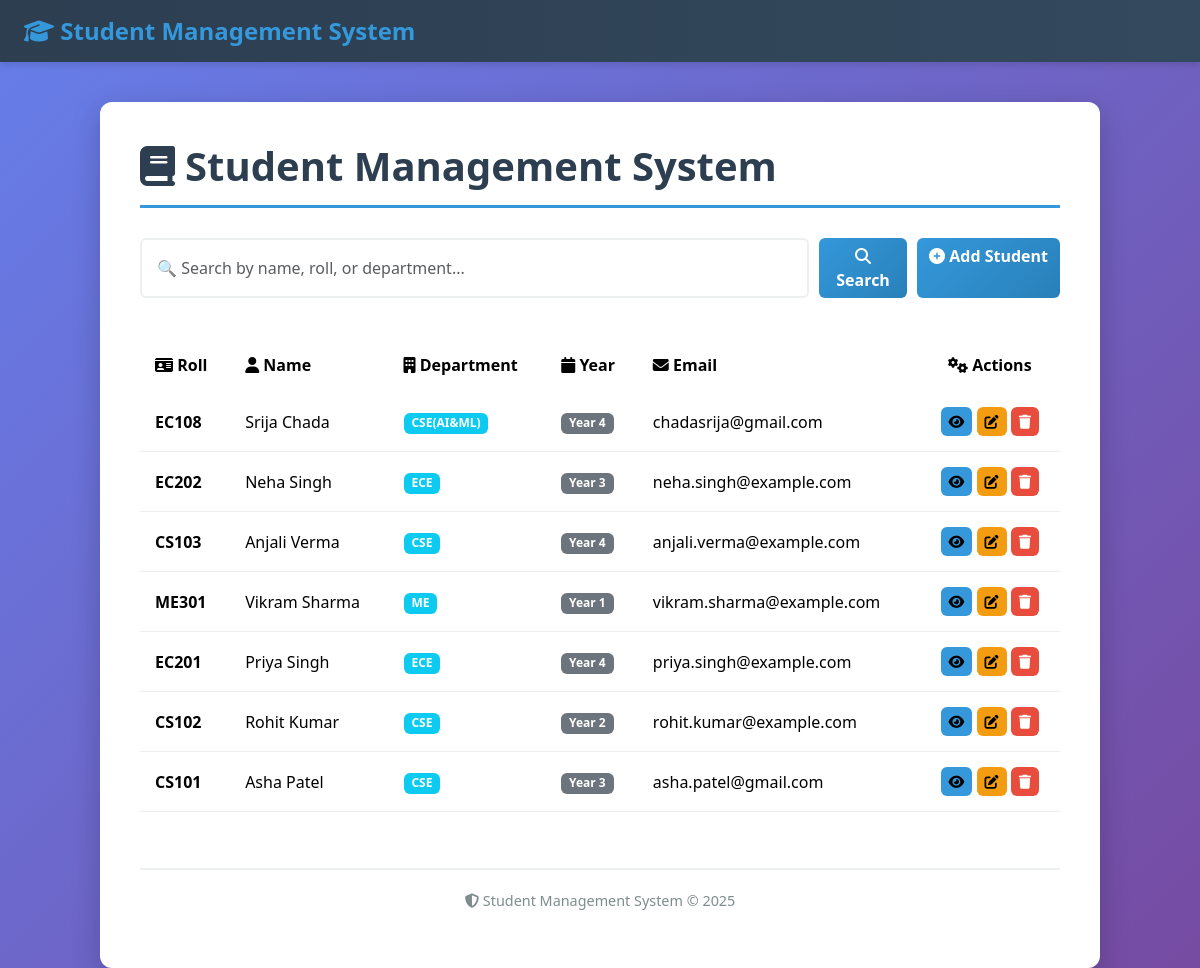
The page / on the database its author committed.
### tables this page shows
CREATE TABLE students (
        id INTEGER PRIMARY KEY AUTOINCREMENT,
        roll TEXT UNIQUE NOT NULL,
        name TEXT NOT NULL,
        department TEXT,
        year INTEGER,
        email TEXT
    );

### app.py (the view)
@app.route("/")
def index():
    q = request.args.get("q", "").strip()
    conn = get_connection()
    cur = conn.cursor()
    if q:
        like = f"%{q}%"
        cur.execute("SELECT * FROM students WHERE roll LIKE ? OR name LIKE ? OR department LIKE ? ORDER BY id DESC", (like, like, like))
    else:
        cur.execute("SELECT * FROM students ORDER BY id DESC")
    rows = cur.fetchall()
    conn.close()
    return render_template('index.html', students=rows)

### app.py (called while the page is built)
def get_connection():
    conn = sqlite3.connect(str(DB_PATH))
    conn.row_factory = sqlite3.Row
    return conn

@app.context_processor
def inject_base():
    return dict()

### templates/index.html (shortened to what this page needs)
{% extends 'base.html' %}
{% block content %}
  <div class="search-bar">
    <form class="d-flex flex-grow-1" method="get" action="{{ url_for('index') }}" style="gap: 10px;">
      <input class="form-control" type="search" placeholder="🔍 Search by name, roll, or department..." aria-label="Search" name="q" value="{{ request.args.get('q','') }}">
      <button class="btn btn-primary" type="submit">
        <i class="fas fa-search"></i> Search
      </button>
    </form>
    <a class="btn btn-primary" href="{{ url_for('add_student') }}">
      <i class="fas fa-plus-circle"></i> Add Student
    </a>
  </div>
  <div style="overflow-x: auto;">
    <table class="table table-hover">
      <thead>
        <tr>
          <th><i class="fas fa-id-card"></i> Roll</th>
          <th><i class="fas fa-user"></i> Name</th>
          <th><i class="fas fa-building"></i> Department</th>
          <th><i class="fas fa-calendar"></i> Year</th>
          <th><i class="fas fa-envelope"></i> Email</th>
          <th style="text-align: center;"><i class="fas fa-cogs"></i> Actions</th>
        </tr>
      </thead>
      <tbody>
        {% for s in students %}
        <tr>
          <td><strong>{{ s.roll }}</strong></td>
          <td>{{ s.name }}</td>
          <td><span class="badge bg-info">{{ s.department }}</span></td>
          <td><span class="badge bg-secondary">Year {{ s.year }}</span></td>
          <td>{{ s.email }}</td>
          <td style="text-align: center;">
            <a class="btn btn-sm btn-info" href="{{ url_for('view_student', student_id=s.id) }}" title="View">
              <i class="fas fa-eye"></i>
            </a>
            <a class="btn btn-sm btn-warning" href="{{ url_for('edit_student', student_id=s.id) }}" title="Edit">
              <i class="fas fa-edit"></i>
            </a>
            <a class="btn btn-sm btn-danger" href="{{ url_for('delete_student', student_id=s.id) }}" onclick="return confirm('Are you sure you want to delete this student?');" title="Delete">
              <i class="fas fa-trash"></i>
            </a>
          </td>
        </tr>
        {% endfor %}
      </tbody>
    </table>
  </div>
{% endblock %}

### templates/base.html (shortened to what this page needs)
<!doctype html>
<html lang="en">
  <head>
    <link href="https://cdn.jsdelivr.net/npm/bootstrap@5.3.2/dist/css/bootstrap.min.css" rel="stylesheet">
    <link rel="stylesheet" href="https://cdnjs.cloudflare.com/ajax/libs/font-awesome/6.4.0/css/all.min.css">
  </head>
  <body>
    <nav class="navbar navbar-expand-lg navbar-dark">
      <div class="container-fluid px-4">
        <a class="navbar-brand" href="{{ url_for('index') }}">
          <i class="fas fa-graduation-cap"></i> Student Management System
        </a>
      </div>
    </nav>
    <div class="container">
      <h1>
        <i class="fas fa-book"></i> Student Management System
      </h1>
      {% block content %}{% endblock %}
      <div class="footer">
        <p><i class="fas fa-shield-alt"></i> Student Management System &copy; 2025</p>
      </div>
    </div>
  </body>
</html>

### templates/base.html (style rules this page uses)
:root { --primary-color: #2c3e50; --secondary-color: #3498db; --accent-color: #e74c3c; --success-color: #27ae60; }
body { background: linear-gradient(135deg, #667eea 0%, #764ba2 100%); min-height: 100vh; font-family: 'Segoe UI', Tahoma, Geneva, Verdana, sans-serif; }
.navbar { background: linear-gradient(90deg, #2c3e50 0%, #34495e 100%); box-shadow: 0 4px 6px rgba(0,0,0,0.1); }
.navbar-brand { font-weight: 700; font-size: 1.5rem; color: #3498db !important; }
.container { max-width: 1000px; margin-top: 40px; background: white; border-radius: 12px; padding: 40px; box-shadow: 0 10px 30px rgba(0,0,0,0.2); }
h1 { color: var(--primary-color); margin-bottom: 30px; font-weight: 700; border-bottom: 3px solid var(--secondary-color); padding-bottom: 15px; display: flex; align-items: center; gap: 10px; }
.btn { border-radius: 6px; font-weight: 600; transition: all 0.3s ease; border: none; }
.btn-primary { background: linear-gradient(135deg, #3498db, #2980b9); }
.btn-info { background-color: #3498db; }
.btn-warning { background-color: #f39c12; }
.btn-danger { background-color: #e74c3c; }
.table { margin-top: 20px; border-collapse: collapse; }
.table thead { background: linear-gradient(135deg, #2c3e50, #34495e); color: white; }
.table thead th { border: none; padding: 15px; font-weight: 600; }
.table tbody tr { transition: all 0.3s ease; border-bottom: 1px solid #ecf0f1; }
.table td { padding: 15px; vertical-align: middle; }
.search-bar { display: flex; gap: 10px; margin-bottom: 20px; flex-wrap: wrap; }
.form-control, .form-select { border-radius: 6px; border: 2px solid #ecf0f1; padding: 10px 15px; transition: all 0.3s ease; }
.footer { text-align: center; margin-top: 40px; padding-top: 20px; border-top: 2px solid #ecf0f1; color: #7f8c8d; font-size: 0.9rem; }

### rows shown on the page
students: roll "EC108", name "Srija Chada", department "CSE(AI&ML)", year "4", email "chadasrija@gmail.com"
students: roll "EC202", name "Neha Singh", department "ECE", year "3", email "neha.singh@example.com"
students: roll "CS103", name "Anjali Verma", department "CSE", year "4", email "anjali.verma@example.com"
students: roll "ME301", name "Vikram Sharma", department "ME", year "1", email "vikram.sharma@example.com"
students: roll "EC201", name "Priya Singh", department "ECE", year "4", email "priya.singh@example.com"
students: roll "CS102", name "Rohit Kumar", department "CSE", year "2", email "rohit.kumar@example.com"
students: roll "CS101", name "Asha Patel", department "CSE", year "3", email "asha.patel@gmail.com"
